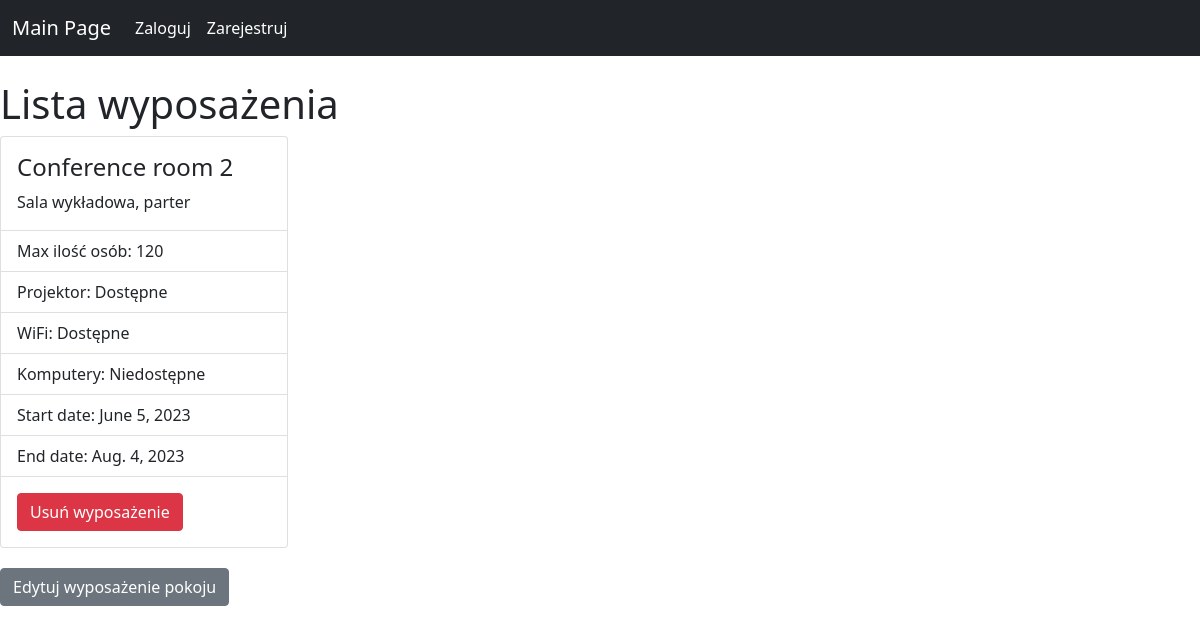
Screenshot of /reservationSystem/adminPanel/roomDetails/17 with the database file from the repository.
### reservationSystem/models.py (models this page shows, shortened)
class Equipment(models.Model):
    room = models.ForeignKey(Room, on_delete=models.CASCADE)
    capacity = models.IntegerField('Capacity')
    projector = models.BooleanField(default=False)
    WiFi = models.BooleanField(default=False)
    computers = models.BooleanField(default=False)
    start_date = models.DateField(null=False, blank=True)
    end_date = models.DateField(null=False, blank=True)

class Room(models.Model):
    name = models.CharField('Room name' ,max_length=255)
    description = models.TextField(blank=True)

### reservationSystem/views.py (the view)
# urls.py: path('adminPanel/roomDetails/<int:roomId>', views.roomDetails, name='roomDetails'),
def roomDetails(request, roomId):
    equipments = Equipment.objects.filter(room=roomId)
    context = {
        'equipment_list': equipments,
        'roomId': roomId,
    }
    return render(request, 'roomDetails.html', context)

### reservationSystem/templates/roomDetails.html
{% extends 'base.html' %}
{% block content %}
    <h1>Lista wyposażenia</h1>
    {% for equipment in equipment_list %}
    <div class="card" style="width: 18rem;">
        <div class="card-body">
        <h4 class="card-title">{{equipment.room.name}}</h4>
        <p class="card-text">{{equipment.room.description}}</p>
        </div>
        <ul class="list-group list-group-flush">
            <li class="list-group-item">Max ilość osób: {{equipment.capacity}}</li>
        <li class="list-group-item">Projektor: {% if equipment.projector %}Dostępne{% else %}Niedostępne{% endif %}</li>
        <li class="list-group-item">WiFi: {% if equipment.WiFi %}Dostępne{% else %}Niedostępne{% endif %}</li>
        <li class="list-group-item">Komputery: {% if equipment.computers %}Dostępne{% else %}Niedostępne{% endif %}</li>
        <li class="list-group-item">Start date: {{equipment.start_date}}</li>
        <li class="list-group-item">End date: {{equipment.end_date}}</li>
        </ul>
        <div class="card-body">
            <a href="{% url 'deleteEquipment' equipment.id %}" class="btn btn-danger">Usuń wyposażenie</a>
        </div>
    </div>
    {% endfor %}
    <a href="{% url 'editRoom' roomId %}" class="btn btn-secondary">Edytuj wyposażenie pokoju</a>
{% endblock %}

### reservationSystem/static/css/style.css (style rules this page uses)
.card { margin-bottom: 20px; }

### rows the page displays
Equipment: room.name "Conference room 2", room.description "Sala wykładowa, parter", capacity "120", projector "Dostępne", WiFi "Dostępne", computers "Niedostępne", start_date "June 5, 2023", end_date "Aug. 4, 2023"
